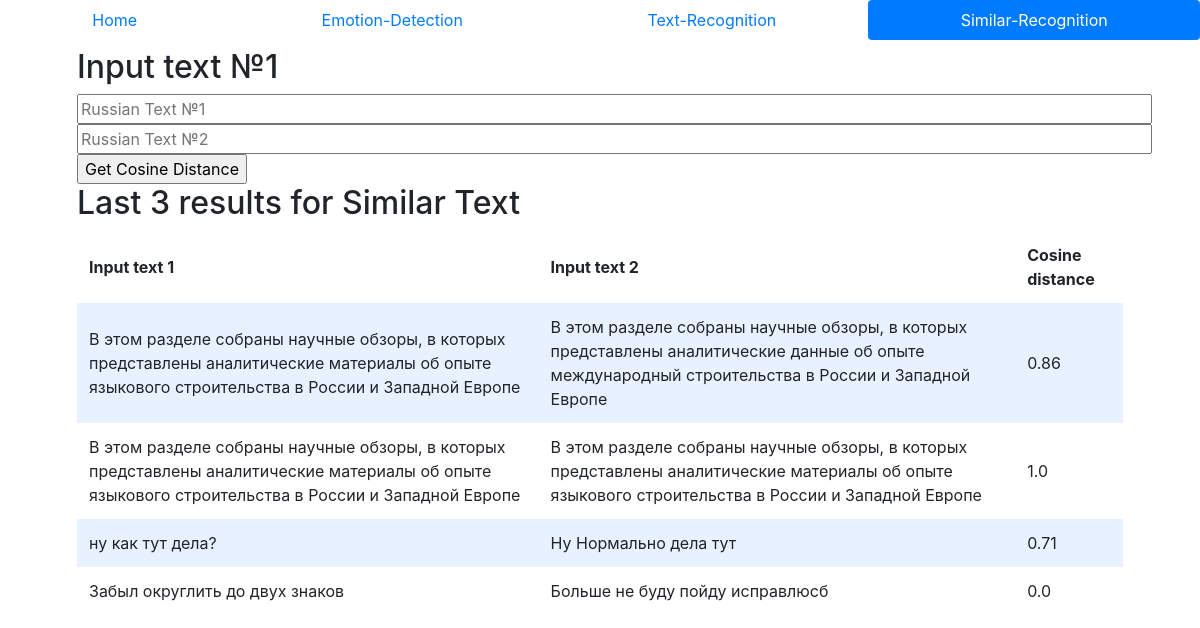
Before: /similar-recognition with the older database file.
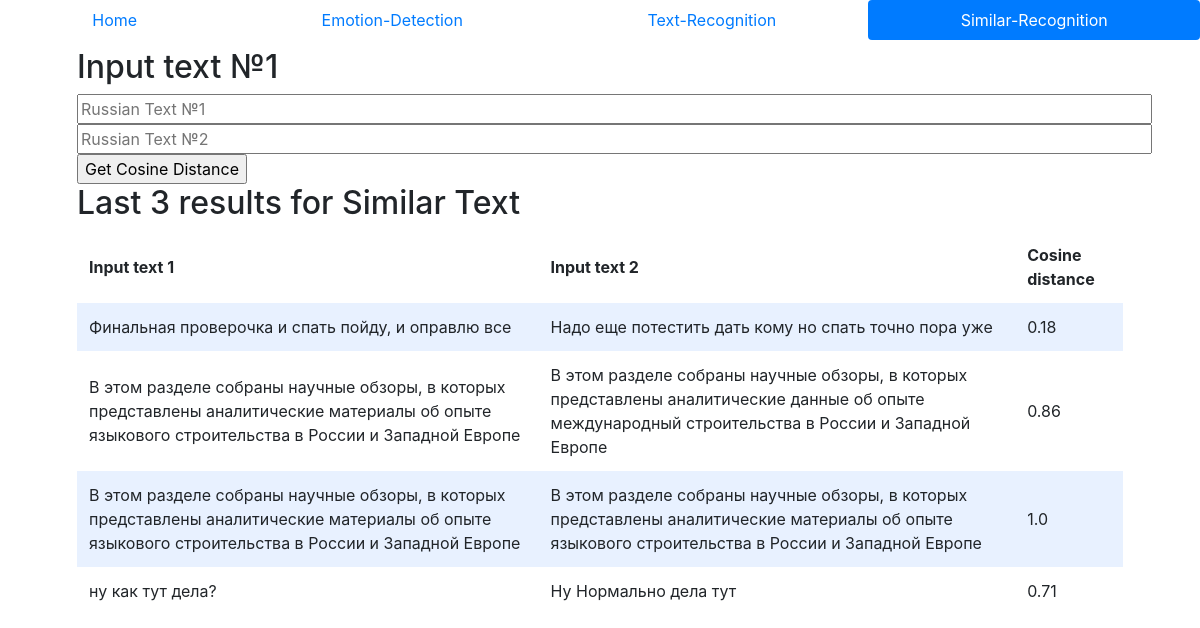
After: the same page with the newer database file.
### tables this page shows
CREATE TABLE similar(id INTEGER PRIMARY KEY AUTOINCREMENT, text_1 TEXT NOT NULL, text_2 TEXT NOT NULL, score FLOAT NOT NULL);

### app.py (the view)
@app.route("/similar-recognition", methods=["GET", "POST"])
def similar_txt():
    if request.method == "POST":
        text_1 = request.form.get("text_1")
        text_2 = request.form.get("text_2")
        if not text_1 or not text_2:  # If there is no name, showing erros page
            return render_template("error.html", message="No texts, try again!")
        get_cosine = similarity.processing(text_1, text_2)
        db.execute("INSERT INTO similar (text_1, text_2, score) VALUES(?, ?, ?)", text_1, text_2, get_cosine)
        results = db.execute("SELECT * FROM similar ORDER BY id DESC LIMIT 4")
        return render_template("similar-recognition.html", results=results)
    else:
        results = db.execute("SELECT * FROM similar ORDER BY id DESC LIMIT 4")
        return render_template("similar-recognition.html", results=results)

### app.py (called while the page is built)
@app.after_request
def after_request(response):
    response.headers["Cache-Control"] = "no-cache, no-store, must-revalidate"
    response.headers["Expires"] = 0
    response.headers["Pragma"] = "no-cache"
    return response

### templates/similar-recognition.html (shortened to what this page needs)
<!DOCTYPE html>
<html lang="en">
    <head>
        <link rel="stylesheet" href="https://cdn.jsdelivr.net/npm/bootstrap@4.5.3/dist/css/bootstrap.min.css">
        <link href="static/styles.css" rel="stylesheet">
    </head>
    <body>
        <nav class="nav nav-pills nav-fill">
            <li class="nav-item">
                <a class="nav-link" href="/">Home</a>
            </li>
            <li class="nav-item">
                <a class="nav-link" href="/emotion-detection">Emotion-Detection</a>
            </li>
            <li class="nav-item">
                <a class="nav-link" href="/text-recognition">Text-Recognition</a>
            </li>
            <li class="nav-item">
                <a class="nav-link active" href="/similar-recognition">Similar-Recognition</a>
            </li>
        </nav>
        <div class="container">
            <div class="section">
                <h2>Input text №1</h2>
                <form action="/similar-recognition" method="post">
                    <input autofocus placeholder="Russian Text №1" name="text_1" type="text" size="100" required>
                    <input autofocus placeholder="Russian Text №2" name="text_2" type="text" size="100" required>
                    <input type="submit" value="Get Cosine Distance">
                </form>
                <h2>Last 3 results for Similar Text</h2>
                <table>
                    <thead>
                        <tr>
                            <th>Input text 1</th>
                            <th>Input text 2</th>
                            <th>Cosine distance</th>
                        </tr>
                    </thead>
                    <tbody>
                        {% for result in results %}
                            <tr>
                                <td>{{ result.text_1 }}</td>
                                <td>{{ result.text_2 }}</td>
                                <td>{{ result.score }}</td>
                            </tr>
                        {% endfor %}
                    </tbody>
                </table>
            </div>
        </div>
    </body>
</html>

### static/styles.css (style rules this page uses)
.section { padding-bottom: 1rem; padding-left: 2rem; padding-right: 2rem; padding-top: 0.5rem; }
table { background-color: transparent; margin-bottom: 1rem; width: 100%; }
table th, table td { padding: 0.75rem; vertical-align: middle; }
tbody tr:nth-of-type(odd) { background-color: rgb(179, 208, 255, 0.3) }

Changed rows visible on the page:
no longer on this page (row unchanged): similar: text_1 "Забыл округлить до двух знаков", text_2 "Больше не буду пойду исправлюсб", score "0.0"
added similar: text_1 "Финальная проверочка и спать пойду, и оправлю все", text_2 "Надо еще потестить дать кому но спать точно пора уже", score "0.18"
